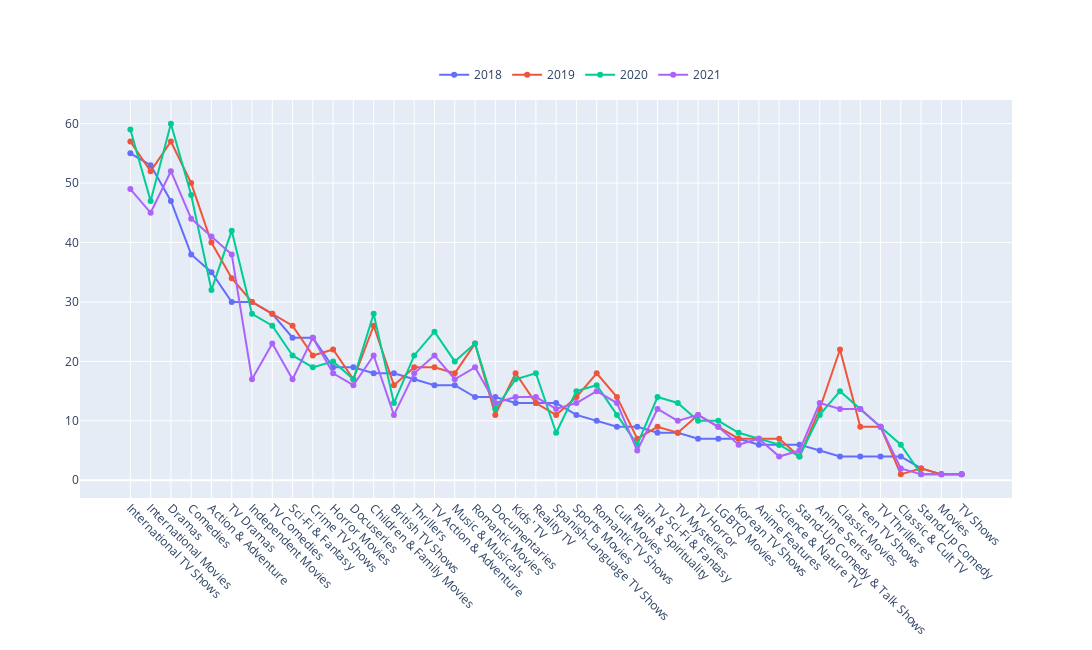

The cell this chart's notebook holds for it:
### Code cell
df_1 = year_genre_count_df.sort_values([2018, 2019, 2020, 2021], ascending=False)

fig = go.Figure()

fig.add_trace(go.Scatter(
    y=df_1[2018],
    x=df_1['Genre'],
    mode='lines+markers',
    name='2018'
))

fig.add_trace(go.Scatter(
    y=df_1[2019],
    x=df_1['Genre'],
    mode='lines+markers',
    name='2019'
))

fig.add_trace(go.Scatter(
    y=df_1[2020],
    x=df_1['Genre'],
    mode='lines+markers',
    name='2020'
))

fig.add_trace(go.Scatter(
    y=df_1[2021],
    x=df_1['Genre'],
    mode='lines+markers',
    name='2021'
))

# Updating layout
fig.update_xaxes(tickangle=45)
fig.update_layout(
    
    barmode='group',  # 'group' for grouped bars, 'overlay' for overlaid bars
    height=650,
    width=1550,
    legend=dict(x=0.38, y=1.1, orientation="h")
)

# Show the figure
fig.show()

### Figure 1 — Plotly figure (JSON) as saved in the notebook; plotly's stock layout.template omitted (floating-point values rounded to 4 significant figures)
{"data": [{"mode": "lines+markers", "name": "2018", "type": "scatter", "x": ["International TV Shows", "International Movies", "Dramas", "Comedies", "Action & Adventure", "TV Dramas", "Independent Movies", "TV Comedies", "Sci-Fi & Fantasy", "Crime TV Shows", "Horror Movies", "Docuseries", "Children & Family Movies", "British TV Shows", "Thrillers", "TV Action & Adventure", "Music & Musicals", "Romantic Movies", "Documentaries", "Kids' TV", "Reality TV", "Spanish-Language TV Shows", "Sports Movies", "Romantic TV Shows", "Cult Movies", "Faith & Spirituality", "TV Sci-Fi & Fantasy", "TV Mysteries", "TV Horror", "LGBTQ Movies", "Korean TV Shows", "Anime Features", "Science & Nature TV", "Stand-Up Comedy & Talk Shows", "Anime Series", "Classic Movies", "Teen TV Shows", "TV Thrillers", "Classic & Cult TV", "Stand-Up Comedy", "Movies", "TV Shows"], "y": [55, 53, 47, 38, 35, 30, 30, 28, 24, 24, 19, 19, 18, 18, 17, 16, 16, 14, 14, 13, 13, 13, 11, 10, 9, 9, 8, 8, 7, 7, 7, 6, 6, 6, 5, 4, 4, 4, 4, 2, 1, 1]}, {"mode": "lines+markers", "name": "2019", "type": "scatter", "x": ["International TV Shows", "International Movies", "Dramas", "Comedies", "Action & Adventure", "TV Dramas", "Independent Movies", "TV Comedies", "Sci-Fi & Fantasy", "Crime TV Shows", "Horror Movies", "Docuseries", "Children & Family Movies", "British TV Shows", "Thrillers", "TV Action & Adventure", "Music & Musicals", "Romantic Movies", "Documentaries", "Kids' TV", "Reality TV", "Spanish-Language TV Shows", "Sports Movies", "Romantic TV Shows", "Cult Movies", "Faith & Spirituality", "TV Sci-Fi & Fantasy", "TV Mysteries", "TV Horror", "LGBTQ Movies", "Korean TV Shows", "Anime Features", "Science & Nature TV", "Stand-Up Comedy & Talk Shows", "Anime Series", "Classic Movies", "Teen TV Shows", "TV Thrillers", "Classic & Cult TV", "Stand-Up Comedy", "Movies", "TV Shows"], "y": [57, 52, 57, 50, 40, 34, 30, 28, 26, 21, 22, 17, 26, 16, 19, 19, 18, 23, 11, 18, 13, 11, 14, 18, 14, 7, 9, 8, 11, 9, 7, 7, 7, 4, 12, 22, 9, 9, 1, 2, 1, 1]}, {"mode": "lines+markers", "name": "2020", "type": "scatter", "x": ["International TV Shows", "International Movies", "Dramas", "Comedies", "Action & Adventure", "TV Dramas", "Independent Movies", "TV Comedies", "Sci-Fi & Fantasy", "Crime TV Shows", "Horror Movies", "Docuseries", "Children & Family Movies", "British TV Shows", "Thrillers", "TV Action & Adventure", "Music & Musicals", "Romantic Movies", "Documentaries", "Kids' TV", "Reality TV", "Spanish-Language TV Shows", "Sports Movies", "Romantic TV Shows", "Cult Movies", "Faith & Spirituality", "TV Sci-Fi & Fantasy", "TV Mysteries", "TV Horror", "LGBTQ Movies", "Korean TV Shows", "Anime Features", "Science & Nature TV", "Stand-Up Comedy & Talk Shows", "Anime Series", "Classic Movies", "Teen TV Shows", "TV Thrillers", "Classic & Cult TV", "Stand-Up Comedy", "Movies", "TV Shows"], "y": [59, 47, 60, 48, 32, 42, 28, 26, 21, 19, 20, 17, 28, 13, 21, 25, 20, 23, 12, 17, 18, 8, 15, 16, 11, 6, 14, 13, 10, 10, 8, 7, 6, 4, 11, 15, 12, 9, 6, 1, 1, 1]}, {"mode": "lines+markers", "name": "2021", "type": "scatter", "x": ["International TV Shows", "International Movies", "Dramas", "Comedies", "Action & Adventure", "TV Dramas", "Independent Movies", "TV Comedies", "Sci-Fi & Fantasy", "Crime TV Shows", "Horror Movies", "Docuseries", "Children & Family Movies", "British TV Shows", "Thrillers", "TV Action & Adventure", "Music & Musicals", "Romantic Movies", "Documentaries", "Kids' TV", "Reality TV", "Spanish-Language TV Shows", "Sports Movies", "Romantic TV Shows", "Cult Movies", "Faith & Spirituality", "TV Sci-Fi & Fantasy", "TV Mysteries", "TV Horror", "LGBTQ Movies", "Korean TV Shows", "Anime Features", "Science & Nature TV", "Stand-Up Comedy & Talk Shows", "Anime Series", "Classic Movies", "Teen TV Shows", "TV Thrillers", "Classic & Cult TV", "Stand-Up Comedy", "Movies", "TV Shows"], "y": [49, 45, 52, 44, 41, 38, 17, 23, 17, 24, 18, 16, 21, 11, 18, 21, 17, 19, 13, 14, 14, 12, 13, 15, 13, 5, 12, 10, 11, 9, 6, 7, 4, 5, 13, 12, 12, 9, 2, 1, 1, 1]}], "layout": {"barmode": "group", "height": 650, "legend": {"orientation": "h", "x": 0.38, "y": 1.1}, "width": 1550, "xaxis": {"tickangle": 45}}}
